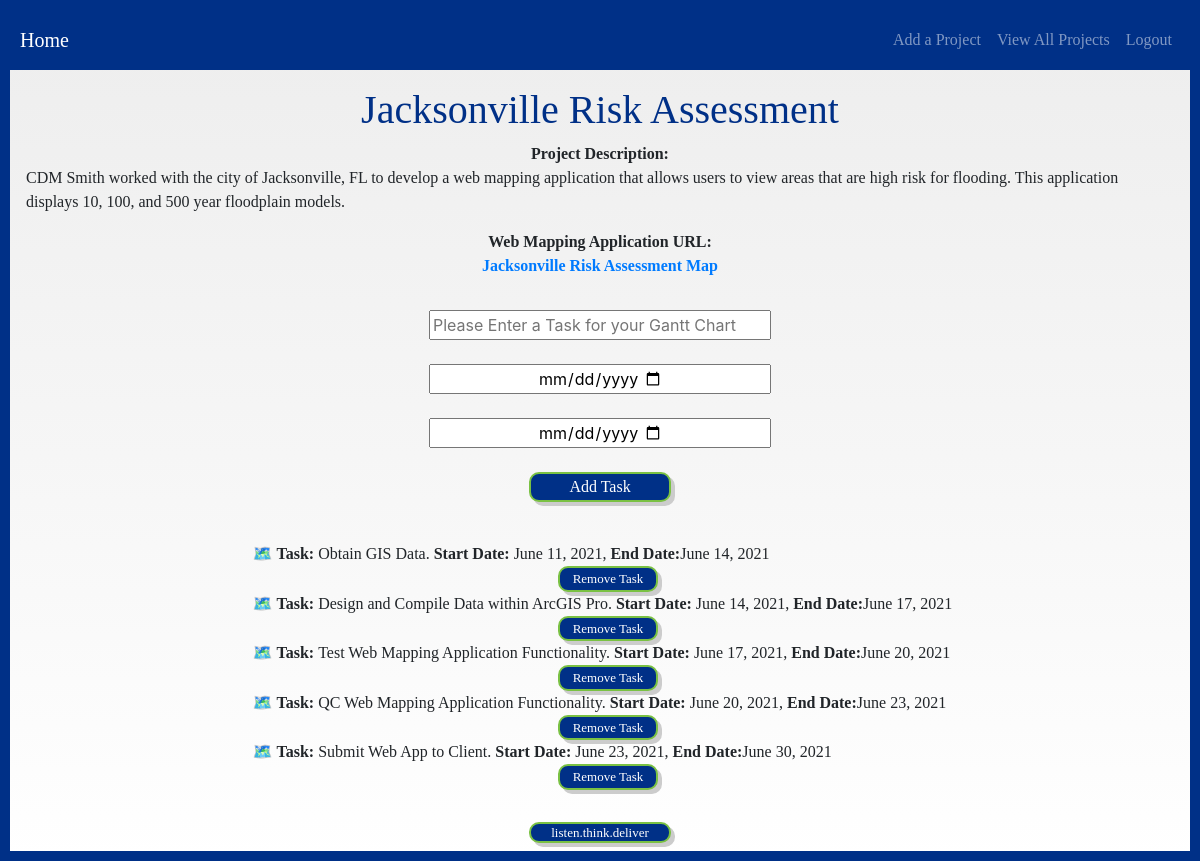
/details/36 (signed in), run on the app's committed database.
### Capstone_app/models.py (models this page shows, shortened)
class Proposal(models.Model):
    title = models.CharField(max_length=200)
    project_description = models.TextField(max_length=1000)
    map_id = models.URLField(max_length=200)
    project_date_start = models.DateField()
    project_date_end = models.DateField()
    gantt_title = models.CharField(max_length=100, null=True, blank=True)
    gantt_date_start = models.DateField(default=datetime.datetime.now)
    gantt_date_end = models.DateField(default=datetime.datetime.now)
    user = models.ForeignKey(
        User, on_delete=models.CASCADE, null=True, blank=True)

class Task(models.Model):
    taskItem = models.TextField()
    task_id = models.ForeignKey(Proposal, on_delete=models.CASCADE)
    gantt_date_start = models.DateField()
    gantt_date_end = models.DateField()

### Capstone_app/views.py (the view)
# urls.py: path('details/<int:id>', views.see_details, name = 'see_details'),
@login_required
def see_details(request, id):
    details = Proposal.objects.get(id=id)
    context = {
        "details": details,
        "tasks": tasks
    }
    return render(request, 'pages/details.html', {"details": details})

### templates/pages/details.html (shortened to what this page needs)
{% extends 'base.html' %} {% block content %} {% csrf_token %}
<div id="main" class="proposal_info">
  <h1>{{details.title}}</h1>
  <p class="project_description_details">
    <b>Project Description:</b> {{details.project_description}}
  </p>
  <p>
    <b>Web Mapping Application URL:</b>
    <b><a href='{{details.map_id}}' target="blank">{{details.title}} Map</a></b>
  </p>
</div>
<form action="{% url 'add_task' details.id %}" method="POST">
  <div class="task_input">
    <input
      class="openbtn"
      onclick="openNav()"
      id="myBtn"
      type="text"
      name="gantt_title"
      placeholder="Please Enter a Task for your Gantt Chart"
    />
  </form>
    <br />
    <input
      class="closebtn"
      onclick="closeNav()"
      type="date"
      id="start_date"
      name="gantt_date_start"
      placeholder="Please Enter a End Date for your Task"
      min="2021-01-01"
      max="2030-12-31"
    />
    <br />
    <input
      class="closebtn"
      onclick="closeNav()"
      type="date"
      id="end_date"
      name="gantt_date_end"
      placeholder="Please Enter a End Date for your Task"
      min="2021-01-01"
      max="2030-12-31"
    />
    <br />
    <a href="{% url 'add_task' details.id %}"><button type="submit" class="submit-button_details">Add Task</button></a>
  <br />
  <div id="task_details" class="task_details">
    <ul>
      {% for t in details.task_set.all %}
        <li class="task">
          <b>Task: </b>{{t.taskItem}}.<b> Start Date:</b>
          {{t.gantt_date_start}},
          <b>End Date:</b>{{t.gantt_date_end}}
          <a href="{% url 'delete_task' t.id %}"><button class="remove-button_details">Remove Task</button></a>
        </li>
      {% endfor %}
    </ul>
  </div>
{% endblock %}

### static/css/site.css (style rules this page uses)
body { min-height: 100vh !important; border: 10px solid rgb(0, 48, 135); background-color: white; font-family: "Myriad Pro"; background: rgba(237, 237, 237, 1); background: -moz-linear-gradient( top, rgba(237, 237, 237, 1) 0%, rgba(246, 246, 246, 1) 53%, rgba(255, 255, 255, 1) 100% ); background: webkit-gradient( left top, left bottom, color-stop(0%, rgba(237, 237, 237, 1)), color-stop(53%, rgba(246, 246, 246, 1)), color-stop(100%, rgba(255, 255, 255, 1)) ); background: -webkit-linear-gradient( top, rgba(237, 237, 237, 1) 0%, rgba(246, 246, 246, 1) 53%, rgba(255, 255, 255, 1) 100% ); background: -o-linear-gradient( top, rgba(237, 237, 237, 1) 0%, rgba(246, 246, 246, 1) 53%, rgba(255, 255, 255, 1) 100% ); background: -ms-linear-gradient( top, rgba(237, 237, 237, 1) 0%, rgba(246, 246, 246, 1) 53%, rgba(255, 255, 255, 1) 100% ); background: linear-gradient( to bottom, rgba(237, 237, 237, 1) 0%, rgba(246, 246, 246, 1) 53%, rgba(255, 255, 255, 1) 100% ); filter: progid:DXImageTransform.Microsoft.gradient( startColorstr='#ededed', endColorstr='#ffffff', GradientType=0 ); }
p { font-family: "Myriad Pro"; display: flex; flex-direction: column; justify-content: center; align-items: center; }
h1 { color: rgb(0, 48, 135); font-family: "Myriad Pro"; display: flex; flex-direction: column; justify-content: center; align-items: center; }
ul { font-family: "Myriad Pro"; list-style: none; padding: 0; margin: 0; }
li.task { padding-left: 1rem; text-indent: -0.7rem; }
li.task::before { content: "🗺️"; }
a { color: rgb(0, 48, 135); font-family: "Myriad Pro"; display: flex; flex-direction: column; justify-content: center; align-items: center; }
input { display: flex; flex-direction: column; justify-content: center; align-items: center; }
button { font-family: "Myriad Pro"; color: #ffffff; background-color: #003087; width: 342px; display: flex; flex-direction: column; justify-content: center; align-items: center; border: 2px solid #7ac143; }
#main { transition: margin-left 0.5s; padding: 16px; }
#task_details { transition: margin-left 0.5s; padding: 16px; }
#myBtn { width: 342px; }
#start_date { width: 342px; }
#end_date { width: 342px; }
.proposal_info { transition: margin-left 0.5s; padding: 16px; display: flex; flex-direction: column; justify-content: center; align-items: center; }
.task_details { display: flex; flex-direction: column; justify-content: center; align-items: center; }
.task_input { display: flex; flex-direction: column; justify-content: center; align-items: center; }
.submit-button_details { font-family: "Myriad Pro"; color: #ffffff; background-color: #003087; width: 142px; display: flex; flex-direction: column; justify-content: center; align-items: center; border-radius: 10px 10px 10px 10px; -moz-border-radius: 10px 10px 10px 10px; -webkit-border-radius: 10px 10px 10px 10px; border: 2px solid #7ac143; box-shadow: 0.25rem 0.25rem #ccc; }
.remove-button_details { font-size: small; font-family: "Myriad Pro"; color: #ffffff; background-color: #003087; width: 100px; display: flex; flex-direction: column; justify-content: center; align-items: center; border-radius: 10px 10px 10px 10px; -moz-border-radius: 10px 10px 10px 10px; -webkit-border-radius: 10px 10px 10px 10px; border: 2px solid #7ac143; box-shadow: 0.25rem 0.25rem #ccc; }

### data on the page
Proposal: title "Jacksonville Risk Assessment", project_description "CDM Smith worked with the city of Jacksonville, FL to develop a web mapping application that allows users to view areas that are high risk for flooding. This application displays 10, 100, and 500 year floodplain models."
Task: taskItem "Obtain GIS Data", gantt_date_start "June 11, 2021", gantt_date_end "June 14, 2021"
Task: taskItem "Design and Compile Data within ArcGIS Pro", gantt_date_start "June 14, 2021", gantt_date_end "June 17, 2021"
Task: taskItem "Test Web Mapping Application Functionality", gantt_date_start "June 17, 2021", gantt_date_end "June 20, 2021"
Task: taskItem "QC Web Mapping Application Functionality", gantt_date_start "June 20, 2021", gantt_date_end "June 23, 2021"
Task: taskItem "Submit Web App to Client", gantt_date_start "June 23, 2021", gantt_date_end "June 30, 2021"
